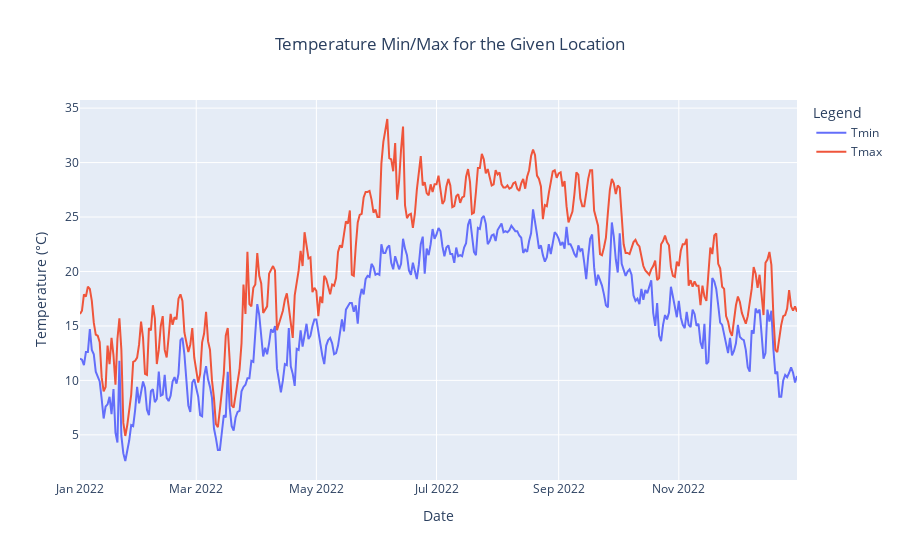

Source (notebook cell):
### Code cell
fig = px.line(data.reset_index(), x='time', y=['tmin','tmax'],
                title=f'Temperature Min/Max for the Given Location',
                labels={'time': 'Date', 'tmin': 'Min Temp', 'tmax': 'Max Temp'})

fig.data[0].name = 'Tmin'
fig.data[1].name = 'Tmax'


# Update the legend title
fig.update_layout(legend_title='Legend')

fig.update_yaxes(title_text='Temperature (°C)')

# Center the plot title
fig.update_layout(title={'x': 0.5, 'xanchor': 'center'})

fig.show()

### Figure 1 — Plotly figure (JSON) as saved in the notebook; plotly's stock layout.template omitted (floating-point values rounded to 4 significant figures; data arrays with more than 128 entries replaced by an {"elided": "..."} marker saying what was removed)
{"data": [{"hovertemplate": "variable=tmin<br>Date=%{x}<br>value=%{y}<extra></extra>", "legendgroup": "tmin", "line": {"color": "#636efa", "dash": "solid"}, "marker": {"symbol": "circle"}, "mode": "lines", "name": "Tmin", "orientation": "v", "showlegend": true, "type": "scatter", "x": {"elided": "365 str values"}, "xaxis": "x", "y": {"elided": "365 float values"}, "yaxis": "y"}, {"hovertemplate": "variable=tmax<br>Date=%{x}<br>value=%{y}<extra></extra>", "legendgroup": "tmax", "line": {"color": "#EF553B", "dash": "solid"}, "marker": {"symbol": "circle"}, "mode": "lines", "name": "Tmax", "orientation": "v", "showlegend": true, "type": "scatter", "x": {"elided": "365 str values"}, "xaxis": "x", "y": {"elided": "365 float values"}, "yaxis": "y"}], "layout": {"legend": {"title": {"text": "Legend"}, "tracegroupgap": 0}, "title": {"text": "Temperature Min/Max for the Given Location", "x": 0.5, "xanchor": "center"}, "xaxis": {"anchor": "y", "domain": [0, 1], "title": {"text": "Date"}}, "yaxis": {"anchor": "x", "domain": [0, 1], "title": {"text": "Temperature (°C)"}}}}
